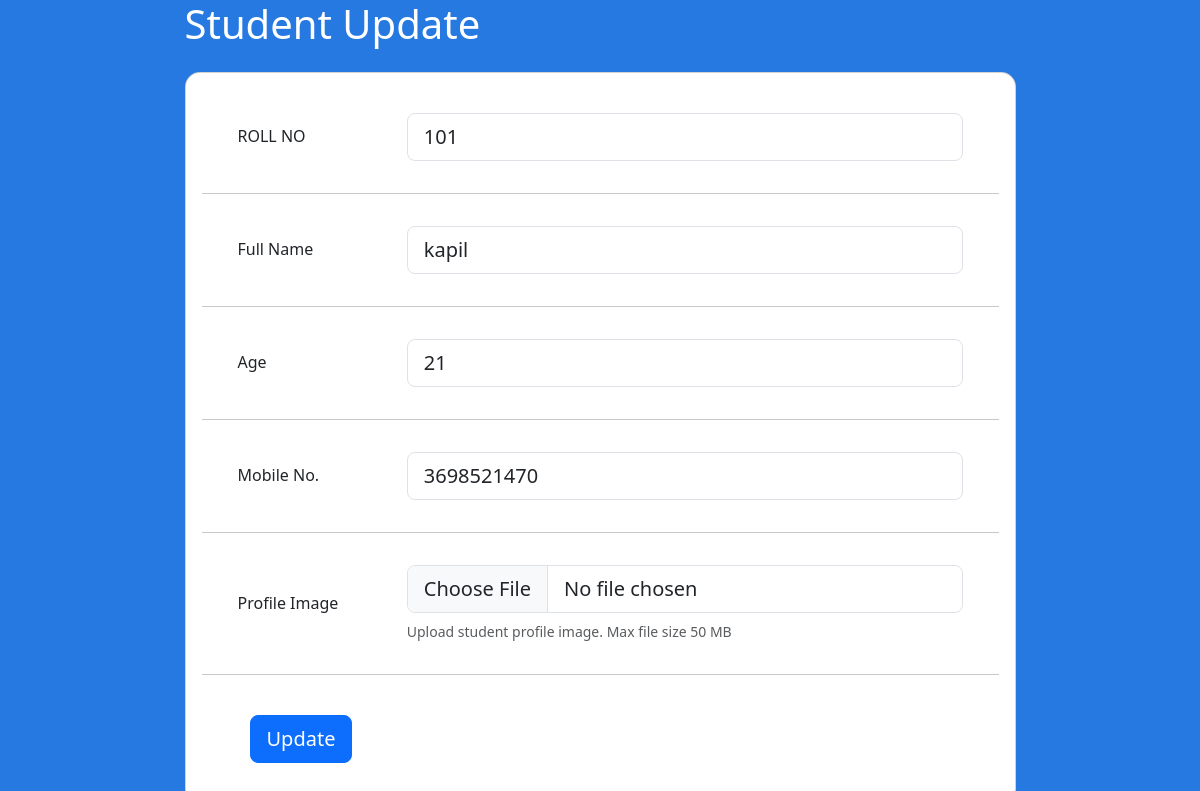
/student/update/12, run on the app's committed database.
### student/models.py (models this page shows)
class Student(models.Model):
    faculty = models.ForeignKey(
        Faculty, verbose_name=("Faculty"), on_delete=models.CASCADE
    )
    rollno = models.IntegerField()
    name = models.CharField(max_length=100)
    age = models.IntegerField()
    mobile = models.IntegerField()
    image = models.ImageField(upload_to="profile/")

### student/views.py (the view)
# urls.py: path("update/<int:id>", views.student_update, name="update"),
def student_update(request, id):
    student = Student.objects.get(pk=id)
    return render(request, "student_update.html", {"student": student})

### templates/student_update.html (shortened to what this page needs)
<!DOCTYPE html>
<html>
<head>
    {% load bootstrap5 %}
    {% bootstrap_css %}
    <link rel="stylesheet" href="">
</head>
<body>
    <form action="/student/doupdate/{{student.id}}" method="post" enctype="multipart/form-data">
        <section class="vh-100" style="background-color: #2779e2;">
            <div class="container h-100">
                <div class="row d-flex justify-content-center align-items-center h-100">
                    <div class="col-xl-9">
                        <h1 class="text-white mb-4">Student Update</h1>
                        <div class="card" style="border-radius: 15px;">
                            <div class="card-body">
                                <div class="row align-items-center pt-4 pb-3">
                                    <div class="col-md-3 ps-5">
                                        <h6 class="mb-0">ROLL NO</h6>
                                    </div>
                                    <div class="col-md-9 pe-5">
                                        <input type="number" class="form-control form-control-lg" name="rollno" value = {{student.rollno}}>
                                    </div>
                                </div>
                                <hr class="mx-n3">
                                <div class="row align-items-center py-3">
                                    <div class="col-md-3 ps-5">
                                        <h6 class="mb-0">Full Name</h6>
                                    </div>
                                    <div class="col-md-9 pe-5">
                                        <input type="text" class="form-control form-control-lg" name="name"  value = {{student.name}}>
                                    </div>
                                </div>
                                <hr class="mx-n3">
                                <div class="row align-items-center py-3">
                                    <div class="col-md-3 ps-5">
                                        <h6 class="mb-0">Age</h6>
                                    </div>
                                    <div class="col-md-9 pe-5">
                                        <input type="text" class="form-control form-control-lg" name="age"  value = {{student.age}}>
                                    </div>
                                </div>
                                <hr class="mx-n3">
                                <div class="row align-items-center py-3">
                                    <div class="col-md-3 ps-5">
                                        <h6 class="mb-0">Mobile No.</h6>
                                    </div>
                                    <div class="col-md-9 pe-5">
                                        <input type="phone" class="form-control form-control-lg" name="mobile" value = {{student.mobile}}>
                                    </div>
                                </div>
                                <hr class="mx-n3">
                                <div class="row align-items-center py-3">
                                    <div class="col-md-3 ps-5">
                                        <h6 class="mb-0">Profile Image</h6>
                                    </div>
                                    <div class="col-md-9 pe-5">
                                        <input class="form-control form-control-lg" id="image" type="file"
                                            name="image" >
                                        <div class="small text-muted mt-2">Upload student profile image.
                                            Max
                                            file
                                            size 50 MB</div>
                                    </div>
                                </div>
                                <hr class="mx-n3">
                                <div class="px-5 py-4">
                                    <button type="submit" class="btn btn-primary btn-lg">Update</button>
                                </div>
                            </div>
                        </div>
                    </div>
                </div>
            </div>
        </section>
    </form>
</body>
</html>

### data on the page
Student: rollno "101", name "kapil", age "21", mobile "3698521470"
